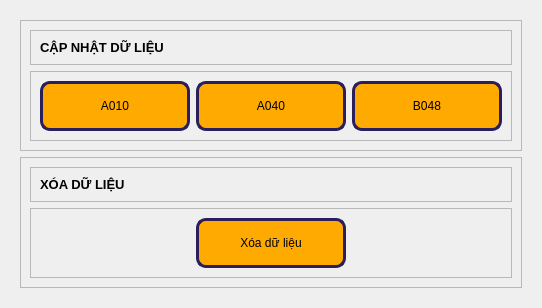
               <widget class="QWidget" name="page_9">
                <layout class="QVBoxLayout" name="verticalLayout_41">
                 <item>
                  <widget class="QWidget" name="widget_7" native="true">
                   <layout class="QVBoxLayout" name="verticalLayout_43">
                    <item>
                     <widget class="QFrame" name="frame_24">
                      <property name="frameShape">
                       <enum>QFrame::StyledPanel</enum>
                      </property>
                      <property name="frameShadow">
                       <enum>QFrame::Raised</enum>
                      </property>
                      <layout class="QVBoxLayout" name="verticalLayout_74">
                       <item>
                        <widget class="QFrame" name="frame_29">
                         <property name="frameShape">
                          <enum>QFrame::StyledPanel</enum>
                         </property>
                         <property name="frameShadow">
                          <enum>QFrame::Raised</enum>
                         </property>
                         <layout class="QHBoxLayout" name="horizontalLayout_21">
                          <item>
                           <widget class="QLabel" name="label_8">
                            <property name="font">
                             <font>
                              <pointsize>10</pointsize>
                              <weight>75</weight>
                              <bold>true</bold>
                             </font>
                            </property>
                            <property name="text">
                             <string>CẬP NHẬT DỮ LIỆU</string>
                            </property>
                           </widget>
                          </item>
                         </layout>
                        </widget>
                       </item>
                       <item>
                        <widget class="QFrame" name="frame_50">
                         <property name="frameShape">
                          <enum>QFrame::StyledPanel</enum>
                         </property>
                         <property name="frameShadow">
                          <enum>QFrame::Raised</enum>
                         </property>
                         <layout class="QHBoxLayout" name="horizontalLayout_37">
                          <item>
                           <widget class="QPushButton" name="a010">
                            <property name="minimumSize">
                             <size>
                              <width>150</width>
                              <height>50</height>
                             </size>
                            </property>
                            <property name="maximumSize">
                             <size>
                              <width>150</width>
                              <height>16777215</height>
                             </size>
                            </property>
                            <property name="styleSheet">
                             <string notr="true">background-color: rgb(255, 170, 0);
border:3px solid rgb(43,31,91);
border-radius:10px;</string>
                            </property>
                            <property name="text">
                             <string>A010</string>
                            </property>
                            <property name="iconSize">
                             <size>
                              <width>24</width>
                              <height>24</height>
                             </size>
                            </property>
                           </widget>
                          </item>
                          <item>
                           <widget class="QPushButton" name="a040">
                            <property name="minimumSize">
                             <size>
                              <width>150</width>
                              <height>50</height>
                             </size>
                            </property>
                            <property name="maximumSize">
                             <size>
                              <width>150</width>
                              <height>16777215</height>
                             </size>
                            </property>
                            <property name="styleSheet">
                             <string notr="true">background-color: rgb(255, 170, 0);
border:3px solid rgb(43,31,91);
border-radius:10px;</string>
                            </property>
                            <property name="text">
                             <string>A040</string>
                            </property>
                            <property name="iconSize">
                             <size>
                              <width>24</width>
                              <height>24</height>
                             </size>
                            </property>
                           </widget>
                          </item>
                          <item>
                           <widget class="QPushButton" name="b048">
                            <property name="minimumSize">
                             <size>
                              <width>150</width>
                              <height>50</height>
                             </size>
                            </property>
                            <property name="maximumSize">
                             <size>
                              <width>150</width>
                              <height>16777215</height>
                             </size>
                            </property>
                            <property name="styleSheet">
                             <string notr="true">background-color: rgb(255, 170, 0);
border:3px solid rgb(43,31,91);
border-radius:10px;</string>
                            </property>
                            <property name="text">
                             <string>B048</string>
                            </property>
                            <property name="iconSize">
                             <size>
                              <width>24</width>
                              <height>24</height>
                             </size>
                            </property>
                           </widget>
                          </item>
                         </layout>
                        </widget>
                       </item>
                      </layout>
                     </widget>
                    </item>
                    <item>
                     <widget class="QFrame" name="frame_25">
                      <property name="frameShape">
                       <enum>QFrame::StyledPanel</enum>
                      </property>
                      <property name="frameShadow">
                       <enum>QFrame::Raised</enum>
                      </property>
                      <layout class="QVBoxLayout" name="verticalLayout_71">
                       <item>
                        <widget class="QFrame" name="frame_49">
                         <property name="frameShape">
                          <enum>QFrame::StyledPanel</enum>
                         </property>
                         <property name="frameShadow">
                          <enum>QFrame::Raised</enum>
                         </property>
                         <layout class="QHBoxLayout" name="horizontalLayout_36">
                          <item>
                           <widget class="QLabel" name="label_2">
                            <property name="font">
                             <font>
                              <pointsize>10</pointsize>
                              <weight>75</weight>
                              <bold>true</bold>
                             </font>
                            </property>
                            <property name="text">
                             <string>XÓA DỮ LIỆU</string>
                            </property>
                           </widget>
                          </item>
                         </layout>
                        </widget>
                       </item>
                       <item>
                        <widget class="QFrame" name="frame_53">
                         <property name="frameShape">
                          <enum>QFrame::StyledPanel</enum>
                         </property>
                         <property name="frameShadow">
                          <enum>QFrame::Raised</enum>
                         </property>
                         <layout class="QHBoxLayout" name="horizontalLayout_34">
                          <item>
                           <widget class="QPushButton" name="cleardata">
                            <property name="minimumSize">
                             <size>
                              <width>150</width>
                              <height>50</height>
                             </size>
                            </property>
                            <property name="maximumSize">
                             <size>
                              <width>150</width>
                              <height>16777215</height>
                             </size>
                            </property>
                            <property name="styleSheet">
                             <string notr="true">background-color: rgb(255, 170, 0);
border:3px solid rgb(43,31,91);
border-radius:10px;</string>
                            </property>
                            <property name="text">
                             <string>Xóa dữ liệu</string>
                            </property>
                            <property name="iconSize">
                             <size>
                              <width>24</width>
                              <height>24</height>
                             </size>
                            </property>
                           </widget>
                          </item>
                         </layout>
                        </widget>
                       </item>
                      </layout>
                     </widget>
                    </item>
                   </layout>
                  </widget>
                 </item>
                </layout>
               </widget>
